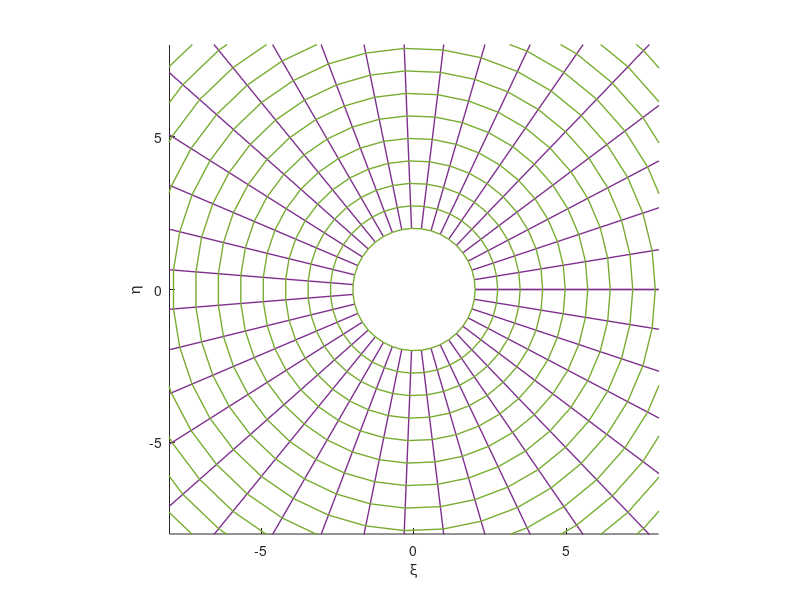
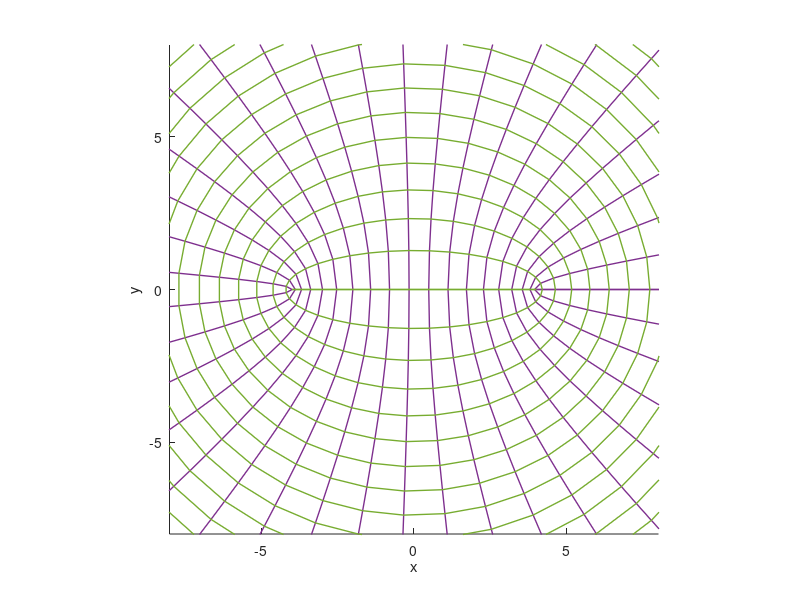

The MATLAB script that drew these images, in order:
clear all, close all

%-- PARAMETERS --------------------------------------------------------
% general
    b = 2.0;
% for domain
    dimr = 20;
    dimo = 40;
    domr = [b,b*8];
    dompPlot = [-domr(2)/2,domr(2)/2];
%-- PARAMETERS --------------------------------------------------------


%-- SETTING GRID ------------------------------------------------------
% general grid
    % set polar grid in CYLINDER space
    rgrid = linspace(domr(1),domr(2),dimr)';
    ogrid = linspace(0,2*pi,dimo)';
    [rgrid,ogrid] = meshgrid(rgrid,ogrid);
    % set cartesian grid in CYLINDER space
    egrid = rgrid.*cos(ogrid);
    ngrid = rgrid.*sin(ogrid);
% set cartesian grid in AIRFOIL space
    xxgrid = egrid + b^2 * egrid ./ (egrid.^2 + ngrid.^2);
    yygrid = ngrid - b^2 * ngrid ./ (egrid.^2 + ngrid.^2);
%-- SETTING GRID ------------------------------------------------------


%-- PLOT GRIDS --------------------------------------------------------
% uniform grid in e,n
    figure(1)
    hold on 
    axis equal;
    xlabel('\xi');
    ylabel('\eta');
    xlim(dompPlot);
    ylim(dompPlot);
    for i=1:size(egrid,1)
        plot(egrid(i,:),ngrid(i,:),'color',[0.4940 0.1840 0.5560],'LineWidth',1); %violet, horizontal 
    end
    for i=1:size(egrid,2) 
        plot(egrid(:,i),ngrid(:,i),'color',[0.4660 0.6740 0.1880],'LineWidth',1); %green, vertical 
    end
    hold off
% deformed grid in x,y
    figure(2)
    hold on 
    axis equal;
    xlabel('x');
    ylabel('y');
    xlim(dompPlot);
    ylim(dompPlot);
    for i=1:size(xxgrid,1)
        plot(xxgrid(i,:),yygrid(i,:),'color',[0.4940 0.1840 0.5560],'LineWidth',1); %violet, horizontal 
    end
    for i=1:size(xxgrid,2) 
        plot(xxgrid(:,i),yygrid(:,i),'color',[0.4660 0.6740 0.1880],'LineWidth',1); %green, vertical 
    end
    hold off
%-- PLOT GRIDS --------------------------------------------------------
